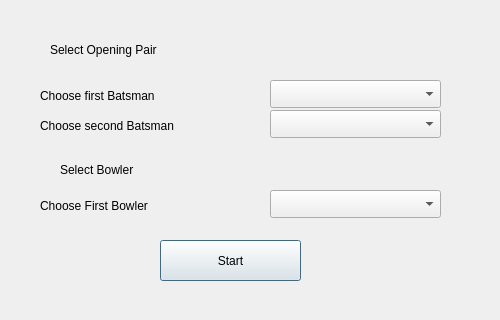
<?xml version="1.0" encoding="UTF-8"?>
<ui version="4.0">
 <class>Startmatch</class>
 <widget class="QDialog" name="Startmatch">
  <property name="geometry">
   <rect>
    <x>0</x>
    <y>0</y>
    <width>500</width>
    <height>320</height>
   </rect>
  </property>
  <property name="minimumSize">
   <size>
    <width>500</width>
    <height>320</height>
   </size>
  </property>
  <property name="maximumSize">
   <size>
    <width>500</width>
    <height>320</height>
   </size>
  </property>
  <property name="windowTitle">
   <string>Dialog</string>
  </property>
  <widget class="QComboBox" name="comboBox">
   <property name="geometry">
    <rect>
     <x>270</x>
     <y>80</y>
     <width>171</width>
     <height>28</height>
    </rect>
   </property>
  </widget>
  <widget class="QLabel" name="label">
   <property name="geometry">
    <rect>
     <x>40</x>
     <y>80</y>
     <width>211</width>
     <height>31</height>
    </rect>
   </property>
   <property name="text">
    <string>Choose first Batsman</string>
   </property>
  </widget>
  <widget class="QLabel" name="label_2">
   <property name="geometry">
    <rect>
     <x>40</x>
     <y>110</y>
     <width>211</width>
     <height>31</height>
    </rect>
   </property>
   <property name="text">
    <string>Choose second Batsman</string>
   </property>
  </widget>
  <widget class="QComboBox" name="comboBox_2">
   <property name="geometry">
    <rect>
     <x>270</x>
     <y>110</y>
     <width>171</width>
     <height>28</height>
    </rect>
   </property>
  </widget>
  <widget class="QLabel" name="label_3">
   <property name="geometry">
    <rect>
     <x>40</x>
     <y>190</y>
     <width>211</width>
     <height>31</height>
    </rect>
   </property>
   <property name="text">
    <string>Choose First Bowler </string>
   </property>
  </widget>
  <widget class="QComboBox" name="comboBox_3">
   <property name="geometry">
    <rect>
     <x>270</x>
     <y>190</y>
     <width>171</width>
     <height>28</height>
    </rect>
   </property>
  </widget>
  <widget class="QLabel" name="label_4">
   <property name="geometry">
    <rect>
     <x>50</x>
     <y>40</y>
     <width>341</width>
     <height>20</height>
    </rect>
   </property>
   <property name="text">
    <string>Select Opening Pair</string>
   </property>
  </widget>
  <widget class="QLabel" name="label_5">
   <property name="geometry">
    <rect>
     <x>60</x>
     <y>160</y>
     <width>341</width>
     <height>20</height>
    </rect>
   </property>
   <property name="text">
    <string>Select Bowler</string>
   </property>
  </widget>
  <widget class="QPushButton" name="pushButton">
   <property name="geometry">
    <rect>
     <x>160</x>
     <y>240</y>
     <width>141</width>
     <height>41</height>
    </rect>
   </property>
   <property name="text">
    <string>Start</string>
   </property>
  </widget>
 </widget>
 <resources/>
 <connections/>
</ui>
